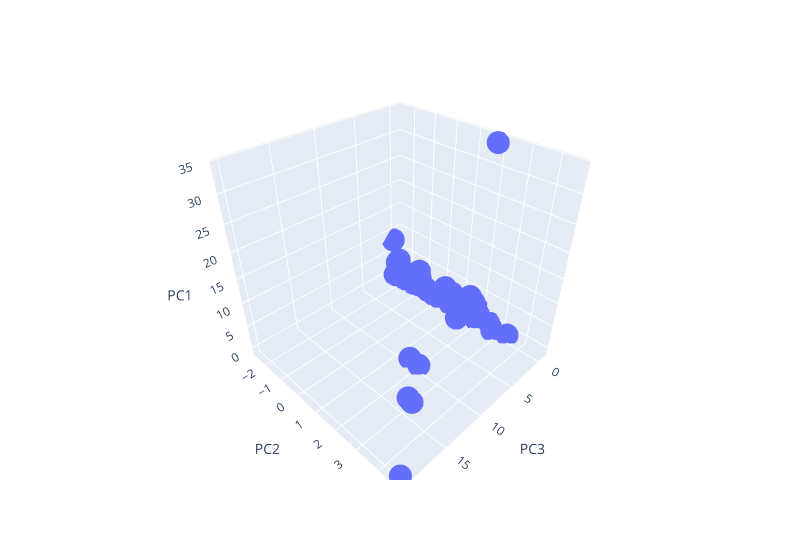

Write notebook code for a chart like this one.
### Markdown cell above
### Visualizing Results

#### 3D-Scatter with Clusters

### Code cell
# Create a 3D-Scatter with the PCA data and the clusters
fig = px.scatter_3d(
    crypto_cluster_df,
    x="PC3",
    y="PC2",
    z="PC1",
    hover_name = coin_names,
    hover_data = ["Algorithm"],
    width=800,
)

fig.update_layout(legend=dict(x=0, y=1))
fig.show()

### Figure 1 — Plotly figure (JSON) as saved in the notebook; plotly's stock layout.template omitted (floating-point values rounded to 4 significant figures; data arrays with more than 128 entries replaced by an {"elided": "..."} marker saying what was removed)
{"data": [{"customdata": {"elided": "533x1 str values"}, "hovertemplate": "<b>%{hovertext}</b><br><br>PC3=%{x}<br>PC2=%{y}<br>PC1=%{z}<br>Algorithm=%{customdata[0]}<extra></extra>", "hovertext": {"elided": "533 str values"}, "legendgroup": "", "marker": {"color": "#636efa", "symbol": "circle"}, "mode": "markers", "name": "", "scene": "scene", "showlegend": false, "type": "scatter3d", "x": {"elided": "533 float values"}, "y": {"elided": "533 float values"}, "z": {"elided": "533 float values"}}], "layout": {"legend": {"tracegroupgap": 0, "x": 0, "y": 1}, "margin": {"t": 60}, "scene": {"domain": {"x": [0, 1], "y": [0, 1]}, "xaxis": {"title": {"text": "PC3"}}, "yaxis": {"title": {"text": "PC2"}}, "zaxis": {"title": {"text": "PC1"}}}, "width": 800}}
